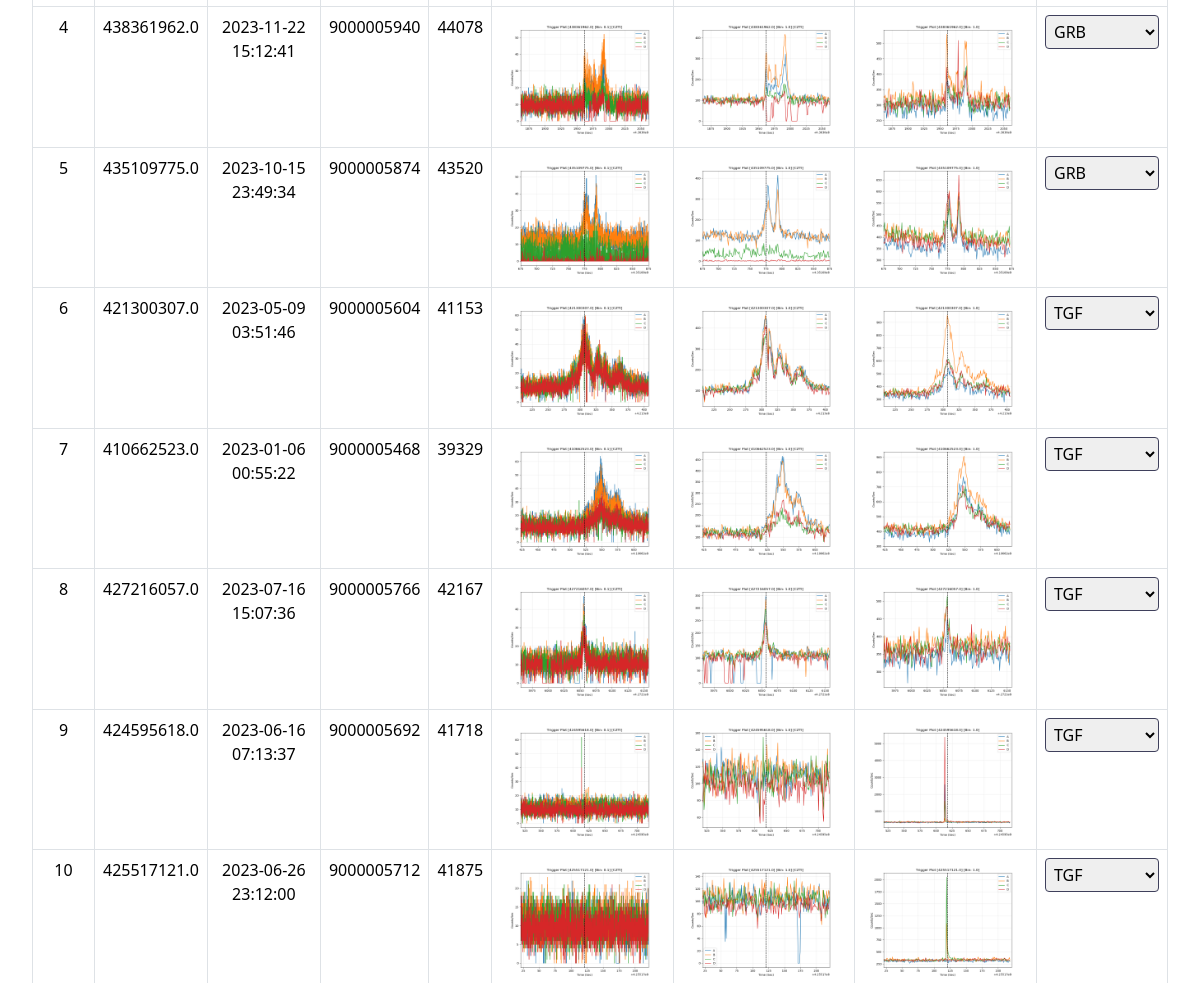
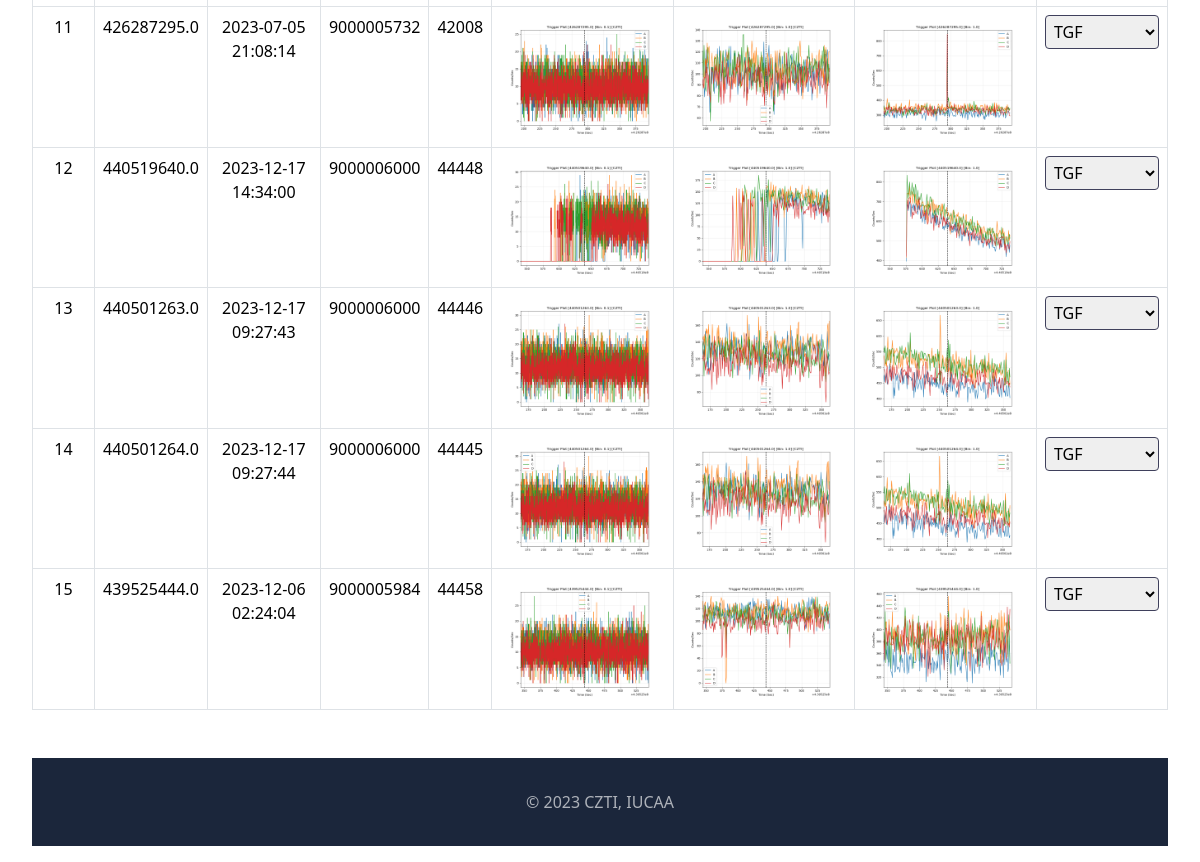
Before: / (lower part) with the older database file (2 pictures, top to bottom).
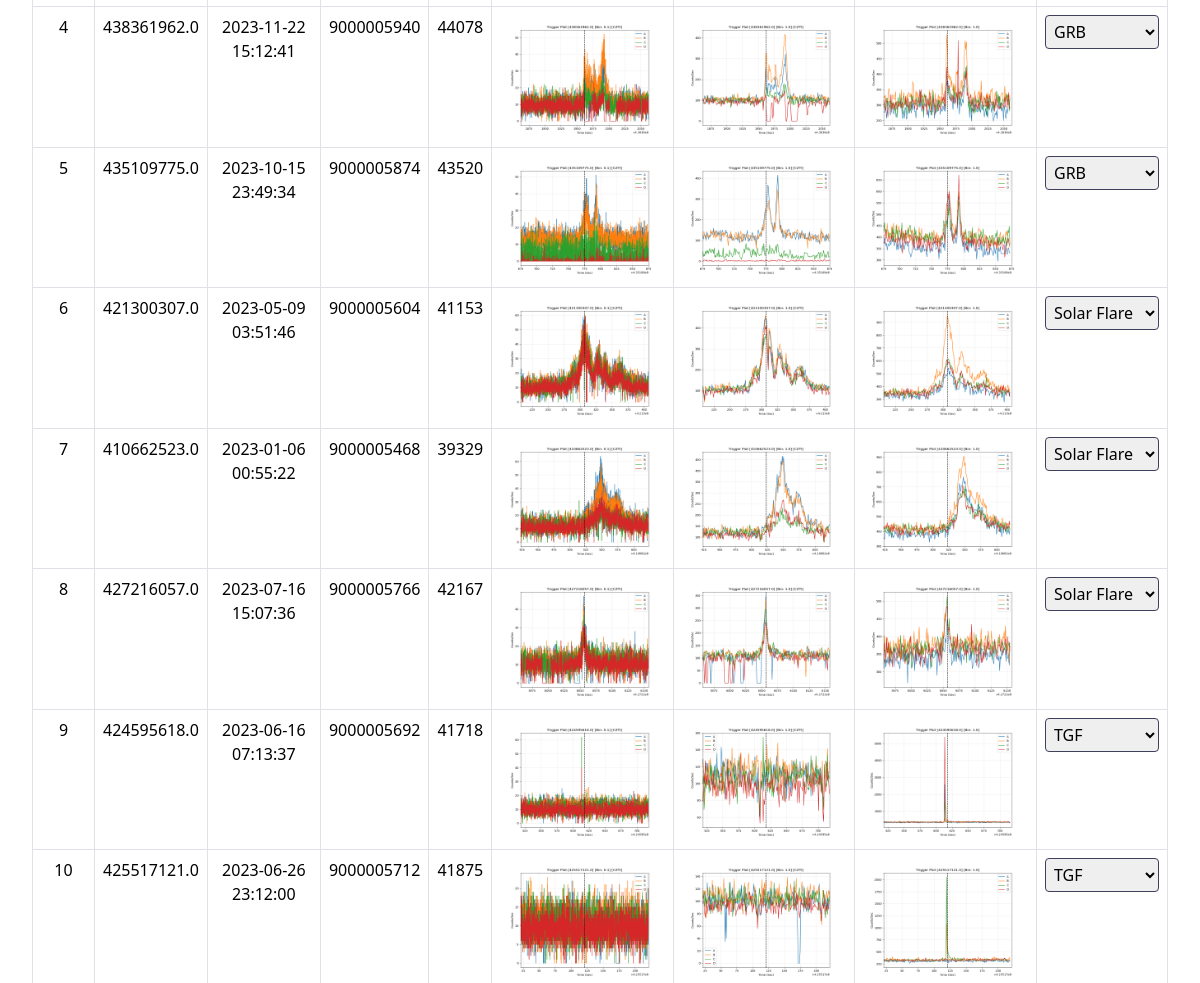
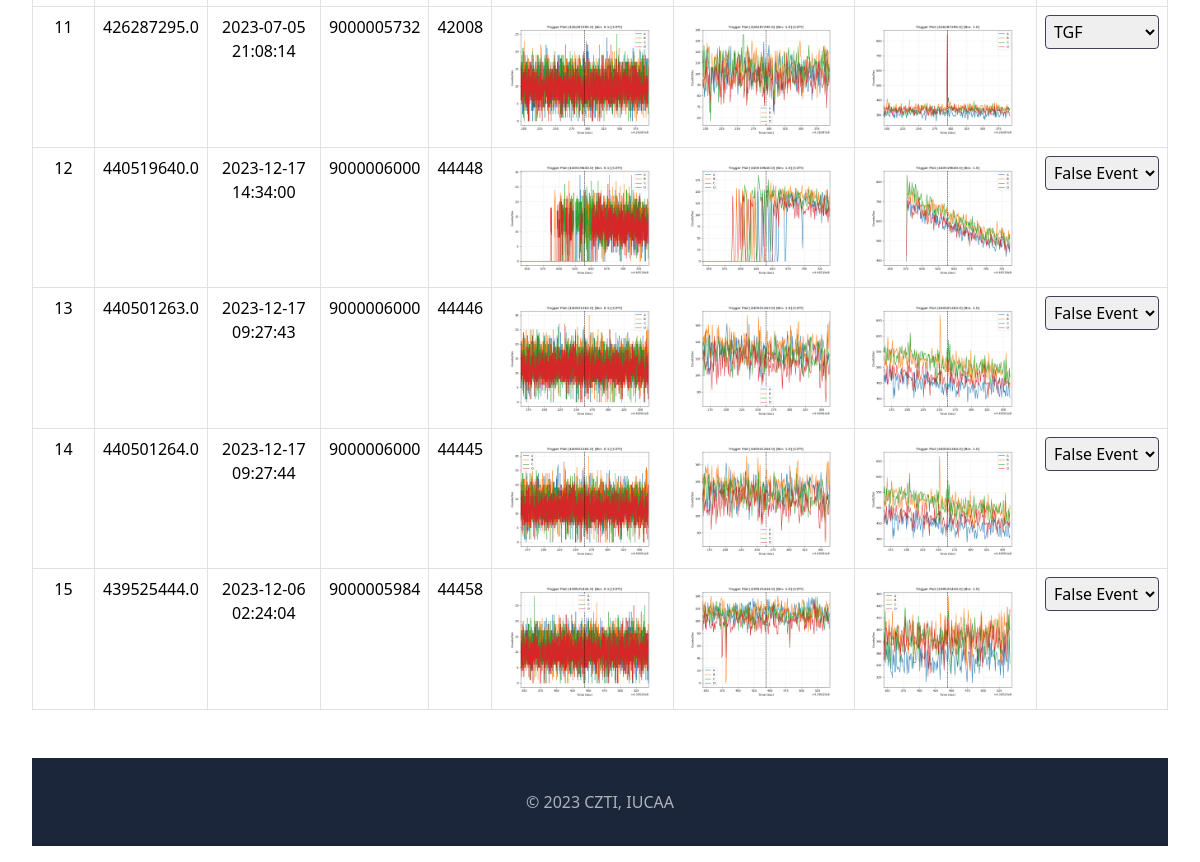
After: the same page with the newer database file (2 pictures, top to bottom).
### tables this page shows
CREATE TABLE events (event_id INTEGER PRIMARY KEY AUTOINCREMENT, event_obsid TEXT, event_orbit TEXT, event_ast TEXT, event_utc TEXT, event_type TEXT);

### app.py (the view)
@app.route("/", methods=['GET', 'POST'])
def hello_czti():
    if request.method == 'POST':
        event_id = request.form['event_id']
        event_type = request.form['event_type']
        update_event_type(event_id, event_type)
    rows = getdatadb()
    return render_template('index.html', elem=rows)

### app.py (called while the page is built)
def getdatadb():
    conn = sqlite3.connect(DATABASE)
    cursor = conn.cursor()
    query = "SELECT * FROM events;"
    cursor.execute(query)
    dbrow = cursor.fetchall()
    columns = [desc[0] for desc in cursor.description]
    rowdata = []
    for row in dbrow:
        row_dict = dict(zip(columns, row))
        rowdata.append(row_dict)
    cursor.close()
    conn.close()
    return rowdata

### templates/index.html (shortened to what this page needs)
<!DOCTYPE html>
<html lang="en">
<head>
    <link href="https://cdn.jsdelivr.net/npm/bootstrap@5.3.2/dist/css/bootstrap.min.css" rel="stylesheet">
</head>
<body>
    <div class="table-responsive">
        <table class="table table-hover table-bordered">
            <tbody>
                {% for val in elem %}
                    <tr>
                        <td>{{val['event_id']}}</td>
                        <td>{{val['event_ast']}}</td>
                        <td>{{val['event_utc']}}</td>
                        <td>{{val['event_obsid'][20:30]}}</td>
                        <td>{{val['event_orbit']}}</td>
                        <td><img src="static/{{val['event_ast']}}/{{val['event_ast']}}_0.1_CZTI.png"></td>
                        <td><img src="static/{{val['event_ast']}}/{{val['event_ast']}}_1.0_CZTI.png"></td>
                        <td><img src="static/{{val['event_ast']}}/{{val['event_ast']}}_1.0_VETO.png"></td>
                        <td>
                            <form method="POST" action="{{ url_for('hello_czti') }}">
                                <select name="event_type" onchange="this.form.submit()">
                                    <option value="GRB" {% if val['event_type'] == 'GRB' %}selected{% endif %}>GRB</option>
                                    <option value="TGF" {% if val['event_type'] == 'TGF' %}selected{% endif %}>TGF</option>
                                    <option value="Solar Flare" {% if val['event_type'] == 'Solar Flare' %}selected{% endif %}>Solar Flare</option>
                                    <option value="False Event" {% if val['event_type'] == 'False Event' %}selected{% endif %}>False Event</option>
                                </select>
                            </form>
                        </td>
                    </tr>
                {% endfor %}
            </tbody>
        </table>
    </div>
    <footer>
        <p>&copy; 2023 CZTI, IUCAA</p>
    </footer>
</body>
</html>

### templates/index.html (style rules this page uses)
html { height: 100%; }
body { min-height: 100%; display: flex; flex-direction: column; margin: 0; }
.table-responsive { margin: 16px 32px 32px 32px; text-align: center; }
.table-responsive img { width: 100%; }
td:nth-child(6), td:nth-child(7), td:nth-child(8) { width: 16%; white-space: nowrap; }
select { padding: 4px; color: black; border: 1px solid #3F405C; border-radius: 4px; cursor: pointer; }
option { background-color: #1b263b; color: #fff; }
footer { padding: 32px; margin: 32px 32px 16px 32px; color: rgba(255, 255, 255, 0.644); text-align: center; background-color: #1b263b; margin-top: auto; }
footer p { margin: 0; }

Changed rows visible on the page:
changed events id 6: event_type "TGF" → "Solar Flare"
changed events id 7: event_type "TGF" → "Solar Flare"
changed events id 8: event_type "TGF" → "Solar Flare"
changed events id 12: event_type "TGF" → "False Event"
changed events id 13: event_type "TGF" → "False Event"
changed events id 14: event_type "TGF" → "False Event"
changed events id 15: event_type "TGF" → "False Event"
